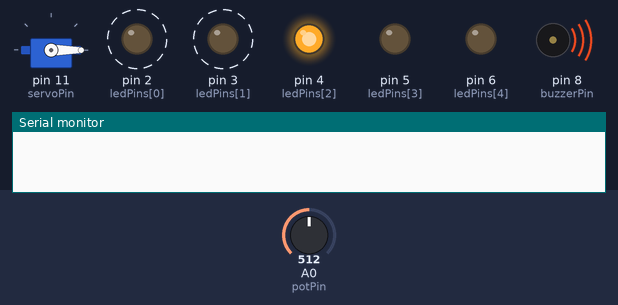
The sketch below on a simulated Arduino Uno, built with avr-gcc and run on an emulated ATmega328P. On the bench: servo, output pins drawn as LEDs (lit = HIGH), buzzer (waves = sounding), the last lines printed to the serial monitor. Dashed ring = blinking. The inputs (shaded band) are chosen by the test bench; at power-on: A0 (potPin) = 512.

Above: at 1.27 s.
1.3 s: A0 (potPin) set to 0
At 1.45 s:
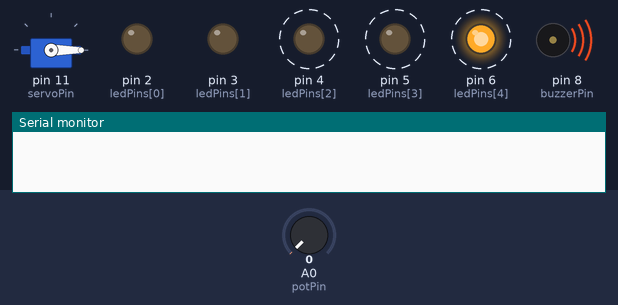
4.8 s: A0 (potPin) set to 190
At 4.85 s:
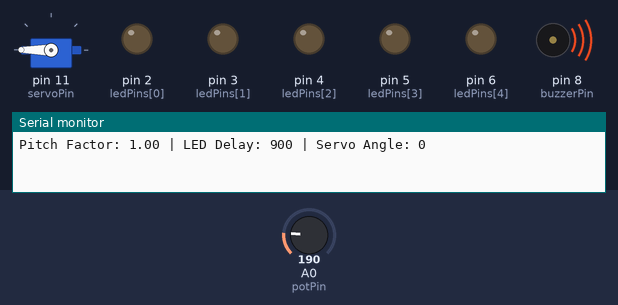
8.3 s: A0 (potPin) set to 170
At 8.51 s:
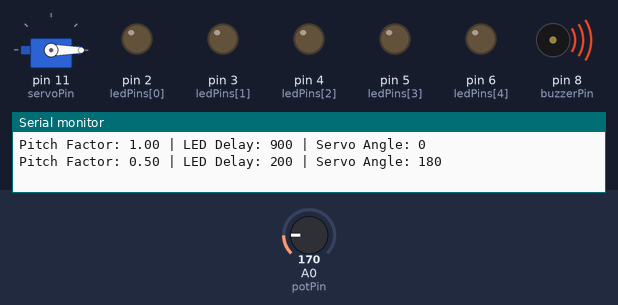
Timing chart, 0 to 18.6 s (numbered marks = the images above; inputs shaded):
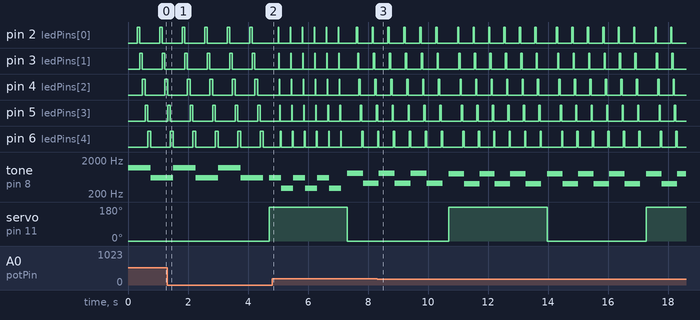

The sketch:

0323.ino
```cpp
#include <Servo.h>

// 定義針腳
const int ledPins[] = {2, 3, 4, 5, 6};  // 5個 LED 的針腳
const int buzzerPin = 8;                 // 蜂鳴器針腳
const int potPin = A0;                   // 可變電阻針腳
const int servoPin = 11;                 // 伺服馬達針腳

// 定義 LED 延遲時間範圍
const int minDelay = 200;    // 最快閃爍速度
const int maxDelay = 1600;   // 最慢閃爍速度

// 定義伺服馬達控制參數
const int SERVO_MIN_ANGLE = 0;    // 最小角度
const int SERVO_MAX_ANGLE = 180;  // 最大角度
const int SERVO_START_ANGLE = 0;  // 起始角度

// 定義救護車警報旋律（相對頻率）
const int melody[] = {
  1200,  // 高音
  600,   // 低音
  1200,  // 高音
  600,   // 低音
  1200,  // 高音
  600    // 低音
};

// 定義每個音符的持續時間（毫秒）
const int noteDurations[] = {
  300,  // 高音持續時間
  300,  // 低音持續時間
  300,  // 高音持續時間
  300,  // 低音持續時間
  300,  // 高音持續時間
  300   // 低音持續時間
};

// 伺服馬達控制變數
Servo myServo;
int currentAngle = 0;
bool isMovingForward = true;  // true: 向前轉動, false: 返回
unsigned long lastMoveTime = 0;  // 上次移動時間
int moveInterval = 20;  // 移動間隔（毫秒）

void setup() {
  // 初始化 LED 針腳
  for(int i = 0; i < 5; i++) {
    pinMode(ledPins[i], OUTPUT);
  }

  // 初始化蜂鳴器針腳
  pinMode(buzzerPin, OUTPUT);

  // 初始化伺服馬達
  myServo.attach(servoPin);
  myServo.write(SERVO_START_ANGLE);
  currentAngle = SERVO_START_ANGLE;

  // 初始化序列通訊
  Serial.begin(9600);
}

void updateServo() {
  // 讀取可變電阻的值並映射到移動間隔（10-100毫秒）
  int potValue = analogRead(potPin);
  moveInterval = map(potValue, 0, 1023, 10, 300);  // 可變電阻控制速度

  // 檢查是否到達移動時間
  unsigned long currentTime = millis();
  if (currentTime - lastMoveTime >= moveInterval) {
    // 更新移動時間
    lastMoveTime = currentTime;

    if (isMovingForward) {
      // 直接轉動到180度
      currentAngle = SERVO_MAX_ANGLE;
      myServo.write(currentAngle);
      isMovingForward = false;
    } else {
      // 直接返回0度
      currentAngle = SERVO_MIN_ANGLE;
      myServo.write(currentAngle);
      isMovingForward = true;
    }
  }
}

void loop() {
  // 持續更新伺服馬達位置
  updateServo();

  // 讀取可變電阻的值並映射到延遲時間
  int potValue = analogRead(potPin);
  int ledDelay = map(potValue, 0, 1023, minDelay, maxDelay);

  // 計算音高調整係數（0.5 到 1.5 之間）
  float pitchFactor = map(potValue, 0, 1023, 50, 150) / 100.0;

  // 播放調整後的旋律
  for(int i = 0; i < 6; i++) {
    // 計算調整後的頻率
    int adjustedFreq = melody[i] * pitchFactor;

    // 播放音符
    tone(buzzerPin, adjustedFreq);
    delay(noteDurations[i]);

    // LED 閃爍效果
    for(int j = 0; j < 5; j++) {
      digitalWrite(ledPins[j], HIGH);
      delay(ledDelay/10);
      digitalWrite(ledPins[j], LOW);
    }
  }

  // 短暫停頓
  noTone(buzzerPin);
  delay(200);

  // 輸出除錯資訊
  Serial.print("Pitch Factor: ");
  Serial.print(pitchFactor);
  Serial.print(" | LED Delay: ");
  Serial.print(ledDelay);
  Serial.print(" | Servo Angle: ");
  Serial.println(currentAngle);
} 
```

Measured:
- by itself, pin 2 (ledPins[0]): repeats every 3.3 s: 3 × (LOW 0.48 s, HIGH 0.05 s), LOW 0.69 s, 2 × (HIGH 0.04 s, LOW 0.47 s), HIGH 0.04 s
- by itself, pin 5 (ledPins[3]): repeats every 3.3 s: 3 × (HIGH 0.05 s, LOW 0.48 s), HIGH 0.05 s, LOW 0.68 s, 2 × (HIGH 0.04 s, LOW 0.47 s)
- by itself, pin 6 (ledPins[4]): repeats every 3.4 s: 4 × (LOW 0.48 s, HIGH 0.05 s), LOW 0.67 s, HIGH 0.04 s, LOW 0.47 s, HIGH 0.04 s
- by itself, pin 3 (ledPins[1]), pin 4 (ledPins[2]): repeats every 3.3 s: 3 × (LOW 0.48 s, HIGH 0.05 s), LOW 0.68 s, 2 × (HIGH 0.04 s, LOW 0.47 s), HIGH 0.04 s
- by itself, tone on pin 8 (buzzerPin): plays 816 Hz for 0.53 s, 408 Hz for 0.53 s, 816 Hz for 0.53 s, 408 Hz for 0.53 s, 792 Hz for 0.52 s, 396 Hz for 0.52 s … (19 notes in this stretch)
